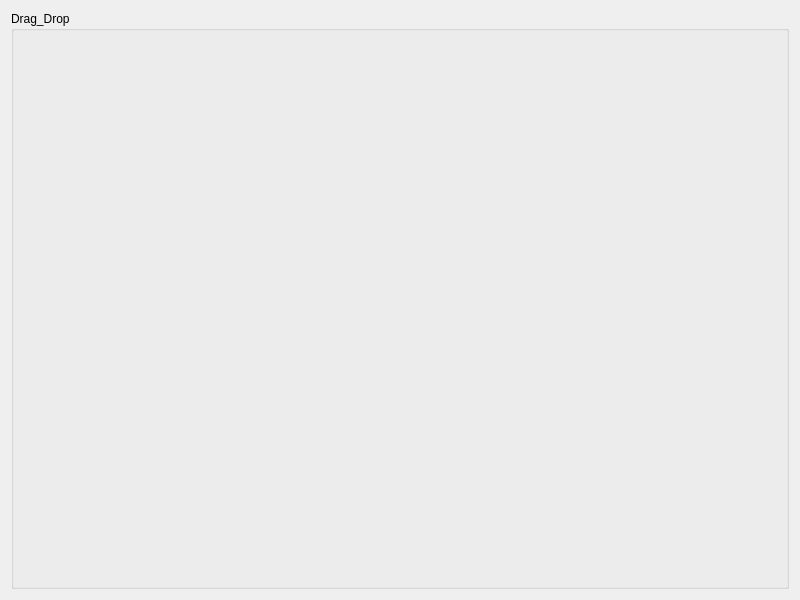
<?xml version="1.0" encoding="UTF-8"?>
<ui version="4.0">
 <class>Dialog</class>
 <widget class="QDialog" name="Dialog">
  <property name="geometry">
   <rect>
    <x>0</x>
    <y>0</y>
    <width>800</width>
    <height>600</height>
   </rect>
  </property>
  <property name="windowTitle">
   <string>Dialog</string>
  </property>
  <layout class="QGridLayout" name="gridLayout">
   <item row="0" column="0">
    <widget class="QGroupBox" name="groupBox">
     <property name="title">
      <string>Drag_Drop</string>
     </property>
     <layout class="QHBoxLayout" name="horizontalLayout"/>
    </widget>
   </item>
  </layout>
 </widget>
 <resources/>
 <connections/>
</ui>
